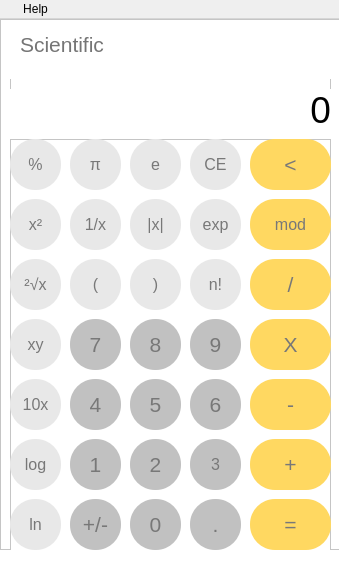
<?xml version="1.0" encoding="UTF-8"?>
<ui version="4.0">
 <class>MainWindow</class>
 <widget class="QMainWindow" name="MainWindow">
  <property name="geometry">
   <rect>
    <x>0</x>
    <y>0</y>
    <width>339</width>
    <height>565</height>
   </rect>
  </property>
  <property name="minimumSize">
   <size>
    <width>339</width>
    <height>565</height>
   </size>
  </property>
  <property name="maximumSize">
   <size>
    <width>339</width>
    <height>565</height>
   </size>
  </property>
  <property name="sizeIncrement">
   <size>
    <width>0</width>
    <height>1</height>
   </size>
  </property>
  <property name="windowTitle">
   <string>Calculator</string>
  </property>
  <property name="windowIcon">
   <iconset>
    <normaloff>../images/logo.png</normaloff>../images/logo.png</iconset>
  </property>
  <property name="toolTipDuration">
   <number>-1</number>
  </property>
  <property name="layoutDirection">
   <enum>Qt::LeftToRight</enum>
  </property>
  <property name="autoFillBackground">
   <bool>false</bool>
  </property>
  <property name="styleSheet">
   <string notr="true"/>
  </property>
  <widget class="QWidget" name="centralwidget">
   <property name="styleSheet">
    <string notr="true">background-color: rgb(255, 255, 255);</string>
   </property>
   <widget class="QFrame" name="frame">
    <property name="geometry">
     <rect>
      <x>0</x>
      <y>0</y>
      <width>341</width>
      <height>531</height>
     </rect>
    </property>
    <property name="styleSheet">
     <string notr="true"/>
    </property>
    <property name="frameShape">
     <enum>QFrame::StyledPanel</enum>
    </property>
    <property name="frameShadow">
     <enum>QFrame::Raised</enum>
    </property>
    <widget class="QFrame" name="frame_buttons">
     <property name="geometry">
      <rect>
       <x>10</x>
       <y>120</y>
       <width>321</width>
       <height>421</height>
      </rect>
     </property>
     <property name="styleSheet">
      <string notr="true"/>
     </property>
     <property name="frameShape">
      <enum>QFrame::StyledPanel</enum>
     </property>
     <property name="frameShadow">
      <enum>QFrame::Raised</enum>
     </property>
     <widget class="QPushButton" name="s_point">
      <property name="geometry">
       <rect>
        <x>180</x>
        <y>360</y>
        <width>51</width>
        <height>51</height>
       </rect>
      </property>
      <property name="font">
       <font>
        <pointsize>16</pointsize>
       </font>
      </property>
      <property name="styleSheet">
       <string notr="true">color: rgb(120, 120, 120);
background-color: rgb(193, 193, 193);
border-radius: 25px;</string>
      </property>
      <property name="text">
       <string>.</string>
      </property>
     </widget>
     <widget class="QPushButton" name="s_three">
      <property name="geometry">
       <rect>
        <x>180</x>
        <y>300</y>
        <width>51</width>
        <height>51</height>
       </rect>
      </property>
      <property name="font">
       <font>
        <pointsize>12</pointsize>
       </font>
      </property>
      <property name="styleSheet">
       <string notr="true">color: rgb(120, 120, 120);
background-color: rgb(193, 193, 193);
border-radius: 25px;</string>
      </property>
      <property name="text">
       <string>3</string>
      </property>
     </widget>
     <widget class="QPushButton" name="s_zero">
      <property name="geometry">
       <rect>
        <x>120</x>
        <y>360</y>
        <width>51</width>
        <height>51</height>
       </rect>
      </property>
      <property name="font">
       <font>
        <pointsize>16</pointsize>
       </font>
      </property>
      <property name="styleSheet">
       <string notr="true">color: rgb(120, 120, 120);
background-color: rgb(193, 193, 193);
border-radius: 25px;</string>
      </property>
      <property name="text">
       <string>0</string>
      </property>
     </widget>
     <widget class="QPushButton" name="s_two">
      <property name="geometry">
       <rect>
        <x>120</x>
        <y>300</y>
        <width>51</width>
        <height>51</height>
       </rect>
      </property>
      <property name="font">
       <font>
        <pointsize>16</pointsize>
       </font>
      </property>
      <property name="styleSheet">
       <string notr="true">color: rgb(120, 120, 120);
background-color: rgb(193, 193, 193);
border-radius: 25px;</string>
      </property>
      <property name="text">
       <string>2</string>
      </property>
     </widget>
     <widget class="QPushButton" name="s_eight">
      <property name="geometry">
       <rect>
        <x>120</x>
        <y>180</y>
        <width>51</width>
        <height>51</height>
       </rect>
      </property>
      <property name="font">
       <font>
        <pointsize>16</pointsize>
       </font>
      </property>
      <property name="styleSheet">
       <string notr="true">color: rgb(120, 120, 120);
background-color: rgb(193, 193, 193);
border-radius: 25px;</string>
      </property>
      <property name="text">
       <string>8</string>
      </property>
     </widget>
     <widget class="QPushButton" name="s_five">
      <property name="geometry">
       <rect>
        <x>120</x>
        <y>240</y>
        <width>51</width>
        <height>51</height>
       </rect>
      </property>
      <property name="font">
       <font>
        <pointsize>16</pointsize>
       </font>
      </property>
      <property name="styleSheet">
       <string notr="true">color: rgb(120, 120, 120);
background-color: rgb(193, 193, 193);
border-radius: 25px;</string>
      </property>
      <property name="text">
       <string>5</string>
      </property>
     </widget>
     <widget class="QPushButton" name="s_seven">
      <property name="geometry">
       <rect>
        <x>60</x>
        <y>180</y>
        <width>51</width>
        <height>51</height>
       </rect>
      </property>
      <property name="font">
       <font>
        <pointsize>16</pointsize>
       </font>
      </property>
      <property name="styleSheet">
       <string notr="true">color: rgb(120, 120, 120);
background-color: rgb(193, 193, 193);
border-radius: 25px;</string>
      </property>
      <property name="text">
       <string>7</string>
      </property>
     </widget>
     <widget class="QPushButton" name="s_plus_minus">
      <property name="geometry">
       <rect>
        <x>60</x>
        <y>360</y>
        <width>51</width>
        <height>51</height>
       </rect>
      </property>
      <property name="font">
       <font>
        <pointsize>16</pointsize>
       </font>
      </property>
      <property name="styleSheet">
       <string notr="true">color: rgb(120, 120, 120);
background-color: rgb(193, 193, 193);
border-radius: 25px;</string>
      </property>
      <property name="text">
       <string>+/-</string>
      </property>
     </widget>
     <widget class="QPushButton" name="s_multiply">
      <property name="geometry">
       <rect>
        <x>240</x>
        <y>180</y>
        <width>81</width>
        <height>51</height>
       </rect>
      </property>
      <property name="font">
       <font>
        <pointsize>16</pointsize>
       </font>
      </property>
      <property name="toolTip">
       <string>Multiply</string>
      </property>
      <property name="styleSheet">
       <string notr="true">color: rgb(120, 120, 120);
border-radius: 25px;
background-color: rgb(255, 216, 97);
</string>
      </property>
      <property name="text">
       <string>X</string>
      </property>
     </widget>
     <widget class="QPushButton" name="s_divide">
      <property name="geometry">
       <rect>
        <x>240</x>
        <y>120</y>
        <width>81</width>
        <height>51</height>
       </rect>
      </property>
      <property name="minimumSize">
       <size>
        <width>51</width>
        <height>51</height>
       </size>
      </property>
      <property name="maximumSize">
       <size>
        <width>100</width>
        <height>100</height>
       </size>
      </property>
      <property name="font">
       <font>
        <pointsize>16</pointsize>
       </font>
      </property>
      <property name="toolTip">
       <string>Divide</string>
      </property>
      <property name="styleSheet">
       <string notr="true">color: rgb(120, 120, 120);
border-radius: 25px;
background-color: rgb(255, 216, 97);
</string>
      </property>
      <property name="text">
       <string>/</string>
      </property>
     </widget>
     <widget class="QPushButton" name="s_six">
      <property name="geometry">
       <rect>
        <x>180</x>
        <y>240</y>
        <width>51</width>
        <height>51</height>
       </rect>
      </property>
      <property name="font">
       <font>
        <pointsize>16</pointsize>
       </font>
      </property>
      <property name="styleSheet">
       <string notr="true">color: rgb(120, 120, 120);
background-color: rgb(193, 193, 193);
border-radius: 25px;</string>
      </property>
      <property name="text">
       <string>6</string>
      </property>
     </widget>
     <widget class="QPushButton" name="s_four">
      <property name="geometry">
       <rect>
        <x>60</x>
        <y>240</y>
        <width>51</width>
        <height>51</height>
       </rect>
      </property>
      <property name="font">
       <font>
        <pointsize>16</pointsize>
       </font>
      </property>
      <property name="styleSheet">
       <string notr="true">color: rgb(120, 120, 120);
background-color: rgb(193, 193, 193);
border-radius: 25px;</string>
      </property>
      <property name="text">
       <string>4</string>
      </property>
     </widget>
     <widget class="QPushButton" name="s_plus">
      <property name="geometry">
       <rect>
        <x>240</x>
        <y>300</y>
        <width>81</width>
        <height>51</height>
       </rect>
      </property>
      <property name="font">
       <font>
        <pointsize>16</pointsize>
       </font>
      </property>
      <property name="toolTip">
       <string>Plus</string>
      </property>
      <property name="styleSheet">
       <string notr="true">color: rgb(120, 120, 120);
border-radius: 25px;
background-color: rgb(255, 216, 97);
</string>
      </property>
      <property name="text">
       <string>+</string>
      </property>
     </widget>
     <widget class="QPushButton" name="s_equal">
      <property name="geometry">
       <rect>
        <x>240</x>
        <y>360</y>
        <width>81</width>
        <height>51</height>
       </rect>
      </property>
      <property name="font">
       <font>
        <pointsize>16</pointsize>
       </font>
      </property>
      <property name="styleSheet">
       <string notr="true">color: rgb(120, 120, 120);
border-radius: 25px;
background-color: rgb(255, 216, 97);
</string>
      </property>
      <property name="text">
       <string>=</string>
      </property>
     </widget>
     <widget class="QPushButton" name="s_nine">
      <property name="geometry">
       <rect>
        <x>180</x>
        <y>180</y>
        <width>51</width>
        <height>51</height>
       </rect>
      </property>
      <property name="font">
       <font>
        <pointsize>16</pointsize>
       </font>
      </property>
      <property name="styleSheet">
       <string notr="true">color: rgb(120, 120, 120);
background-color: rgb(193, 193, 193);
border-radius: 25px;</string>
      </property>
      <property name="text">
       <string>9</string>
      </property>
     </widget>
     <widget class="QPushButton" name="s_minus">
      <property name="geometry">
       <rect>
        <x>240</x>
        <y>240</y>
        <width>81</width>
        <height>51</height>
       </rect>
      </property>
      <property name="font">
       <font>
        <pointsize>16</pointsize>
       </font>
      </property>
      <property name="toolTip">
       <string>Subtract</string>
      </property>
      <property name="styleSheet">
       <string notr="true">color: rgb(120, 120, 120);
border-radius: 25px;
background-color: rgb(255, 216, 97);
</string>
      </property>
      <property name="text">
       <string>-</string>
      </property>
     </widget>
     <widget class="QPushButton" name="s_one">
      <property name="geometry">
       <rect>
        <x>60</x>
        <y>300</y>
        <width>51</width>
        <height>51</height>
       </rect>
      </property>
      <property name="font">
       <font>
        <pointsize>16</pointsize>
       </font>
      </property>
      <property name="styleSheet">
       <string notr="true">color: rgb(120, 120, 120);
background-color: rgb(193, 193, 193);
border-radius: 25px;</string>
      </property>
      <property name="text">
       <string>1</string>
      </property>
     </widget>
     <widget class="QPushButton" name="s_ce">
      <property name="geometry">
       <rect>
        <x>180</x>
        <y>0</y>
        <width>51</width>
        <height>51</height>
       </rect>
      </property>
      <property name="font">
       <font>
        <pointsize>12</pointsize>
       </font>
      </property>
      <property name="toolTip">
       <string>Clear</string>
      </property>
      <property name="styleSheet">
       <string notr="true">color: rgb(120, 120, 120);
background-color: rgb(232, 232, 232);
border-radius: 25px;</string>
      </property>
      <property name="text">
       <string>CE</string>
      </property>
     </widget>
     <widget class="QPushButton" name="s_e">
      <property name="geometry">
       <rect>
        <x>120</x>
        <y>0</y>
        <width>51</width>
        <height>51</height>
       </rect>
      </property>
      <property name="font">
       <font>
        <pointsize>12</pointsize>
       </font>
      </property>
      <property name="toolTip">
       <string>Clear recent calculation</string>
      </property>
      <property name="styleSheet">
       <string notr="true">color: rgb(120, 120, 120);
background-color: rgb(232, 232, 232);
border-radius: 25px;</string>
      </property>
      <property name="text">
       <string>e</string>
      </property>
     </widget>
     <widget class="QPushButton" name="s_pie">
      <property name="geometry">
       <rect>
        <x>60</x>
        <y>0</y>
        <width>51</width>
        <height>51</height>
       </rect>
      </property>
      <property name="font">
       <font>
        <pointsize>12</pointsize>
       </font>
      </property>
      <property name="styleSheet">
       <string notr="true">color: rgb(120, 120, 120);
background-color: rgb(232, 232, 232);
border-radius: 25px;</string>
      </property>
      <property name="text">
       <string>π</string>
      </property>
     </widget>
     <widget class="QPushButton" name="s_mod">
      <property name="geometry">
       <rect>
        <x>240</x>
        <y>60</y>
        <width>81</width>
        <height>51</height>
       </rect>
      </property>
      <property name="font">
       <font>
        <pointsize>12</pointsize>
       </font>
      </property>
      <property name="toolTip">
       <string>Clear</string>
      </property>
      <property name="styleSheet">
       <string notr="true">color: rgb(120, 120, 120);
border-radius: 25px;
background-color: rgb(255, 216, 97);
</string>
      </property>
      <property name="text">
       <string>mod</string>
      </property>
     </widget>
     <widget class="QPushButton" name="s_absolute_x">
      <property name="geometry">
       <rect>
        <x>120</x>
        <y>60</y>
        <width>51</width>
        <height>51</height>
       </rect>
      </property>
      <property name="font">
       <font>
        <pointsize>12</pointsize>
       </font>
      </property>
      <property name="styleSheet">
       <string notr="true">color: rgb(120, 120, 120);
background-color: rgb(232, 232, 232);
border-radius: 25px;</string>
      </property>
      <property name="text">
       <string>|x|</string>
      </property>
     </widget>
     <widget class="QPushButton" name="s_exp">
      <property name="geometry">
       <rect>
        <x>180</x>
        <y>60</y>
        <width>51</width>
        <height>51</height>
       </rect>
      </property>
      <property name="font">
       <font>
        <pointsize>12</pointsize>
       </font>
      </property>
      <property name="toolTip">
       <string>Clear recent calculation</string>
      </property>
      <property name="styleSheet">
       <string notr="true">color: rgb(120, 120, 120);
background-color: rgb(232, 232, 232);
border-radius: 25px;</string>
      </property>
      <property name="text">
       <string>exp</string>
      </property>
     </widget>
     <widget class="QPushButton" name="s_back">
      <property name="geometry">
       <rect>
        <x>240</x>
        <y>0</y>
        <width>81</width>
        <height>51</height>
       </rect>
      </property>
      <property name="font">
       <font>
        <pointsize>16</pointsize>
       </font>
      </property>
      <property name="toolTip">
       <string>Remove/Back</string>
      </property>
      <property name="styleSheet">
       <string notr="true">color: rgb(120, 120, 120);
border-radius: 25px;
background-color: rgb(255, 216, 97);
</string>
      </property>
      <property name="text">
       <string>&lt;</string>
      </property>
     </widget>
     <widget class="QPushButton" name="s_n_factorial">
      <property name="geometry">
       <rect>
        <x>180</x>
        <y>120</y>
        <width>51</width>
        <height>51</height>
       </rect>
      </property>
      <property name="font">
       <font>
        <pointsize>12</pointsize>
       </font>
      </property>
      <property name="styleSheet">
       <string notr="true">color: rgb(120, 120, 120);
background-color: rgb(232, 232, 232);
border-radius: 25px;</string>
      </property>
      <property name="text">
       <string>n!</string>
      </property>
     </widget>
     <widget class="QPushButton" name="s_close_bracket">
      <property name="geometry">
       <rect>
        <x>120</x>
        <y>120</y>
        <width>51</width>
        <height>51</height>
       </rect>
      </property>
      <property name="font">
       <font>
        <pointsize>12</pointsize>
       </font>
      </property>
      <property name="styleSheet">
       <string notr="true">color: rgb(120, 120, 120);
background-color: rgb(232, 232, 232);
border-radius: 25px;</string>
      </property>
      <property name="text">
       <string>)</string>
      </property>
     </widget>
     <widget class="QPushButton" name="s_open_bracket">
      <property name="geometry">
       <rect>
        <x>60</x>
        <y>120</y>
        <width>51</width>
        <height>51</height>
       </rect>
      </property>
      <property name="font">
       <font>
        <pointsize>12</pointsize>
       </font>
      </property>
      <property name="styleSheet">
       <string notr="true">color: rgb(120, 120, 120);
background-color: rgb(232, 232, 232);
border-radius: 25px;</string>
      </property>
      <property name="text">
       <string>(</string>
      </property>
     </widget>
     <widget class="QPushButton" name="s_ten_x">
      <property name="geometry">
       <rect>
        <x>0</x>
        <y>240</y>
        <width>51</width>
        <height>51</height>
       </rect>
      </property>
      <property name="font">
       <font>
        <pointsize>12</pointsize>
       </font>
      </property>
      <property name="styleSheet">
       <string notr="true">color: rgb(120, 120, 120);
background-color: rgb(232, 232, 232);
border-radius: 25px;</string>
      </property>
      <property name="text">
       <string>10x</string>
      </property>
     </widget>
     <widget class="QPushButton" name="s_xy">
      <property name="geometry">
       <rect>
        <x>0</x>
        <y>180</y>
        <width>51</width>
        <height>51</height>
       </rect>
      </property>
      <property name="font">
       <font>
        <pointsize>12</pointsize>
       </font>
      </property>
      <property name="styleSheet">
       <string notr="true">color: rgb(120, 120, 120);
background-color: rgb(232, 232, 232);
border-radius: 25px;</string>
      </property>
      <property name="text">
       <string>xy</string>
      </property>
     </widget>
     <widget class="QPushButton" name="s_ln">
      <property name="geometry">
       <rect>
        <x>0</x>
        <y>360</y>
        <width>51</width>
        <height>51</height>
       </rect>
      </property>
      <property name="font">
       <font>
        <pointsize>12</pointsize>
       </font>
      </property>
      <property name="styleSheet">
       <string notr="true">color: rgb(120, 120, 120);
background-color: rgb(232, 232, 232);
border-radius: 25px;</string>
      </property>
      <property name="text">
       <string>ln</string>
      </property>
     </widget>
     <widget class="QPushButton" name="s_log">
      <property name="geometry">
       <rect>
        <x>0</x>
        <y>300</y>
        <width>51</width>
        <height>51</height>
       </rect>
      </property>
      <property name="font">
       <font>
        <pointsize>12</pointsize>
       </font>
      </property>
      <property name="styleSheet">
       <string notr="true">color: rgb(120, 120, 120);
background-color: rgb(232, 232, 232);
border-radius: 25px;</string>
      </property>
      <property name="text">
       <string>log</string>
      </property>
     </widget>
     <widget class="QPushButton" name="s_x_square">
      <property name="geometry">
       <rect>
        <x>0</x>
        <y>60</y>
        <width>51</width>
        <height>51</height>
       </rect>
      </property>
      <property name="font">
       <font>
        <pointsize>12</pointsize>
       </font>
      </property>
      <property name="toolTip">
       <string>Square</string>
      </property>
      <property name="styleSheet">
       <string notr="true">color: rgb(120, 120, 120);
background-color: rgb(232, 232, 232);
border-radius: 25px;</string>
      </property>
      <property name="text">
       <string>x²</string>
      </property>
     </widget>
     <widget class="QPushButton" name="s_one_by_x">
      <property name="geometry">
       <rect>
        <x>60</x>
        <y>60</y>
        <width>51</width>
        <height>51</height>
       </rect>
      </property>
      <property name="font">
       <font>
        <pointsize>12</pointsize>
       </font>
      </property>
      <property name="toolTip">
       <string>one by x</string>
      </property>
      <property name="styleSheet">
       <string notr="true">color: rgb(120, 120, 120);
background-color: rgb(232, 232, 232);
border-radius: 25px;</string>
      </property>
      <property name="text">
       <string>1/x</string>
      </property>
     </widget>
     <widget class="QPushButton" name="s_root">
      <property name="geometry">
       <rect>
        <x>0</x>
        <y>120</y>
        <width>51</width>
        <height>51</height>
       </rect>
      </property>
      <property name="font">
       <font>
        <pointsize>12</pointsize>
       </font>
      </property>
      <property name="toolTip">
       <string>Square root</string>
      </property>
      <property name="styleSheet">
       <string notr="true">color: rgb(120, 120, 120);
background-color: rgb(232, 232, 232);
border-radius: 25px;</string>
      </property>
      <property name="text">
       <string>²√x</string>
      </property>
     </widget>
     <widget class="QPushButton" name="s_per">
      <property name="geometry">
       <rect>
        <x>0</x>
        <y>0</y>
        <width>51</width>
        <height>51</height>
       </rect>
      </property>
      <property name="font">
       <font>
        <pointsize>12</pointsize>
       </font>
      </property>
      <property name="styleSheet">
       <string notr="true">color: rgb(120, 120, 120);
background-color: rgb(232, 232, 232);
border-radius: 25px;</string>
      </property>
      <property name="text">
       <string>%</string>
      </property>
     </widget>
    </widget>
    <widget class="QFrame" name="frame_calculations_display">
     <property name="geometry">
      <rect>
       <x>10</x>
       <y>40</y>
       <width>321</width>
       <height>71</height>
      </rect>
     </property>
     <property name="styleSheet">
      <string notr="true"/>
     </property>
     <property name="frameShape">
      <enum>QFrame::StyledPanel</enum>
     </property>
     <property name="frameShadow">
      <enum>QFrame::Raised</enum>
     </property>
     <widget class="QLabel" name="label_2">
      <property name="geometry">
       <rect>
        <x>0</x>
        <y>30</y>
        <width>321</width>
        <height>41</height>
       </rect>
      </property>
      <property name="font">
       <font>
        <pointsize>28</pointsize>
       </font>
      </property>
      <property name="styleSheet">
       <string notr="true">color: rgb(0, 0, 0);</string>
      </property>
      <property name="text">
       <string>0</string>
      </property>
      <property name="alignment">
       <set>Qt::AlignRight|Qt::AlignTrailing|Qt::AlignVCenter</set>
      </property>
     </widget>
     <widget class="QLabel" name="label_3">
      <property name="geometry">
       <rect>
        <x>0</x>
        <y>0</y>
        <width>321</width>
        <height>20</height>
       </rect>
      </property>
      <property name="maximumSize">
       <size>
        <width>100000</width>
        <height>16777215</height>
       </size>
      </property>
      <property name="font">
       <font>
        <pointsize>10</pointsize>
       </font>
      </property>
      <property name="styleSheet">
       <string notr="true">color: rgb(0, 0, 0);</string>
      </property>
      <property name="text">
       <string/>
      </property>
      <property name="alignment">
       <set>Qt::AlignRight|Qt::AlignTrailing|Qt::AlignVCenter</set>
      </property>
     </widget>
    </widget>
    <widget class="QLabel" name="label">
     <property name="geometry">
      <rect>
       <x>20</x>
       <y>10</y>
       <width>311</width>
       <height>31</height>
      </rect>
     </property>
     <property name="font">
      <font>
       <pointsize>16</pointsize>
      </font>
     </property>
     <property name="styleSheet">
      <string notr="true">color: rgb(117, 117, 117);</string>
     </property>
     <property name="text">
      <string>Scientific</string>
     </property>
    </widget>
   </widget>
  </widget>
  <widget class="QMenuBar" name="menuBar">
   <property name="geometry">
    <rect>
     <x>0</x>
     <y>0</y>
     <width>339</width>
     <height>26</height>
    </rect>
   </property>
   <widget class="QMenu" name="menuOption">
    <property name="styleSheet">
     <string notr="true"/>
    </property>
    <property name="title">
     <string/>
    </property>
    <property name="icon">
     <iconset>
      <normaloff>../images/text.png</normaloff>../images/text.png</iconset>
    </property>
    <widget class="QMenu" name="menuCalculator">
     <property name="title">
      <string>Calculator</string>
     </property>
     <property name="icon">
      <iconset>
       <normaloff>../images/calculator(3).png</normaloff>../images/calculator(3).png</iconset>
     </property>
     <addaction name="actionStandard"/>
     <addaction name="actionScientific"/>
     <addaction name="actionProgrammer"/>
     <addaction name="actionDate_Calculation"/>
    </widget>
    <widget class="QMenu" name="menuConverter">
     <property name="title">
      <string>Converter</string>
     </property>
     <property name="icon">
      <iconset>
       <normaloff>../images/recycle.png</normaloff>../images/recycle.png</iconset>
     </property>
     <addaction name="actionCurrency"/>
     <addaction name="actionVolume"/>
     <addaction name="actionLength"/>
     <addaction name="actionWeight_and_Mass"/>
     <addaction name="actionTemperature"/>
     <addaction name="actionEnergy"/>
     <addaction name="actionArea"/>
     <addaction name="actionSpeed"/>
     <addaction name="actionTime"/>
     <addaction name="actionPower"/>
     <addaction name="actionData"/>
     <addaction name="actionPressure"/>
     <addaction name="actionAngle"/>
    </widget>
    <addaction name="menuCalculator"/>
    <addaction name="menuConverter"/>
    <addaction name="separator"/>
    <addaction name="actionExit"/>
   </widget>
   <widget class="QMenu" name="menuHelp">
    <property name="title">
     <string>Help</string>
    </property>
   </widget>
   <addaction name="menuOption"/>
   <addaction name="menuHelp"/>
  </widget>
  <action name="actionDark">
   <property name="text">
    <string>Dark</string>
   </property>
  </action>
  <action name="actionLight">
   <property name="text">
    <string>Light</string>
   </property>
  </action>
  <action name="actionSetting">
   <property name="text">
    <string>Setting</string>
   </property>
  </action>
  <action name="actionExit">
   <property name="icon">
    <iconset>
     <normaloff>../images/logout.png</normaloff>../images/logout.png</iconset>
   </property>
   <property name="text">
    <string>Exit</string>
   </property>
  </action>
  <action name="actionStandard">
   <property name="icon">
    <iconset>
     <normaloff>../images/calculator.png</normaloff>../images/calculator.png</iconset>
   </property>
   <property name="text">
    <string>Standard</string>
   </property>
  </action>
  <action name="actionScientific">
   <property name="icon">
    <iconset>
     <normaloff>../images/microscope.png</normaloff>../images/microscope.png</iconset>
   </property>
   <property name="text">
    <string>Scientific</string>
   </property>
  </action>
  <action name="actionProgrammer">
   <property name="icon">
    <iconset>
     <normaloff>../images/code.png</normaloff>../images/code.png</iconset>
   </property>
   <property name="text">
    <string>Programmer</string>
   </property>
  </action>
  <action name="actionDate_Calculation">
   <property name="icon">
    <iconset>
     <normaloff>../images/calendar.png</normaloff>../images/calendar.png</iconset>
   </property>
   <property name="text">
    <string>Date Calculation</string>
   </property>
  </action>
  <action name="actionCurrency">
   <property name="icon">
    <iconset>
     <normaloff>../images/money.png</normaloff>../images/money.png</iconset>
   </property>
   <property name="text">
    <string>Currency</string>
   </property>
  </action>
  <action name="actionVolume">
   <property name="icon">
    <iconset>
     <normaloff>../images/shapes.png</normaloff>../images/shapes.png</iconset>
   </property>
   <property name="text">
    <string>Volume</string>
   </property>
  </action>
  <action name="actionLength">
   <property name="icon">
    <iconset>
     <normaloff>../images/ruler.png</normaloff>../images/ruler.png</iconset>
   </property>
   <property name="text">
    <string>Length</string>
   </property>
  </action>
  <action name="actionWeight_and_Mass">
   <property name="icon">
    <iconset>
     <normaloff>../images/weighing-scale.png</normaloff>../images/weighing-scale.png</iconset>
   </property>
   <property name="text">
    <string>Weight and Mass</string>
   </property>
  </action>
  <action name="actionTemperature">
   <property name="icon">
    <iconset>
     <normaloff>../images/temperature.png</normaloff>../images/temperature.png</iconset>
   </property>
   <property name="text">
    <string>Temperature</string>
   </property>
  </action>
  <action name="actionEnergy">
   <property name="icon">
    <iconset>
     <normaloff>../images/fire.png</normaloff>../images/fire.png</iconset>
   </property>
   <property name="text">
    <string>Energy</string>
   </property>
  </action>
  <action name="actionArea">
   <property name="icon">
    <iconset>
     <normaloff>../images/area.png</normaloff>../images/area.png</iconset>
   </property>
   <property name="text">
    <string>Area</string>
   </property>
  </action>
  <action name="actionSpeed">
   <property name="icon">
    <iconset>
     <normaloff>../images/fast.png</normaloff>../images/fast.png</iconset>
   </property>
   <property name="text">
    <string>Speed</string>
   </property>
  </action>
  <action name="actionTime">
   <property name="icon">
    <iconset>
     <normaloff>../images/clock.png</normaloff>../images/clock.png</iconset>
   </property>
   <property name="text">
    <string>Time</string>
   </property>
  </action>
  <action name="actionPower">
   <property name="icon">
    <iconset>
     <normaloff>../images/energy.png</normaloff>../images/energy.png</iconset>
   </property>
   <property name="text">
    <string>Power</string>
   </property>
  </action>
  <action name="actionData">
   <property name="icon">
    <iconset>
     <normaloff>../images/statistics.png</normaloff>../images/statistics.png</iconset>
   </property>
   <property name="text">
    <string>Data</string>
   </property>
  </action>
  <action name="actionPressure">
   <property name="icon">
    <iconset>
     <normaloff>../images/indicator.png</normaloff>../images/indicator.png</iconset>
   </property>
   <property name="text">
    <string>Pressure</string>
   </property>
  </action>
  <action name="actionAngle">
   <property name="icon">
    <iconset>
     <normaloff>../images/angle.png</normaloff>../images/angle.png</iconset>
   </property>
   <property name="text">
    <string>Angle</string>
   </property>
  </action>
  <action name="actionHelp">
   <property name="text">
    <string>Help</string>
   </property>
  </action>
  <action name="actionDark_">
   <property name="text">
    <string>Dark</string>
   </property>
  </action>
  <action name="actionLight_">
   <property name="text">
    <string>Light</string>
   </property>
  </action>
 </widget>
 <resources/>
 <connections/>
</ui>
